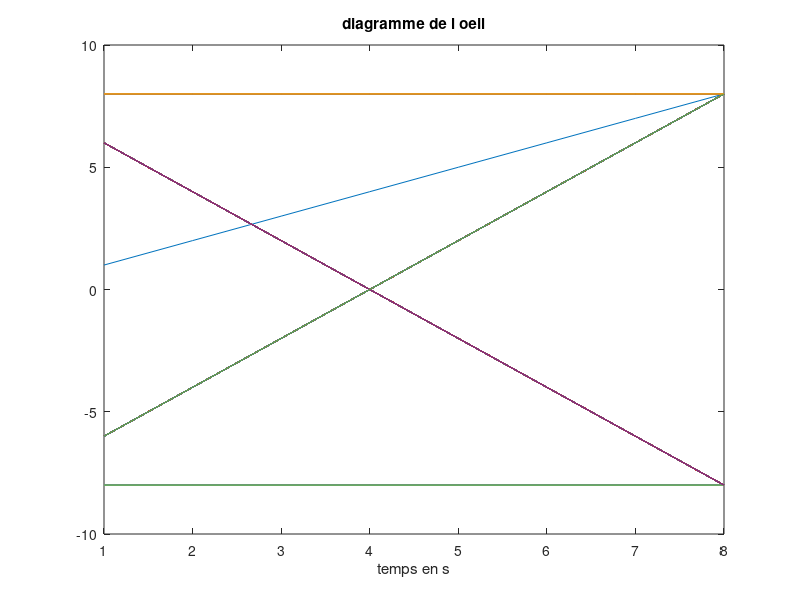
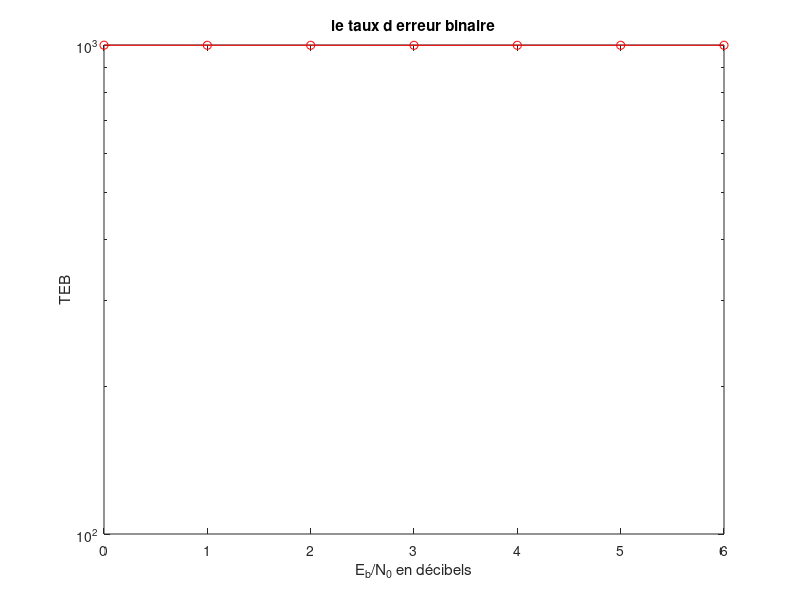
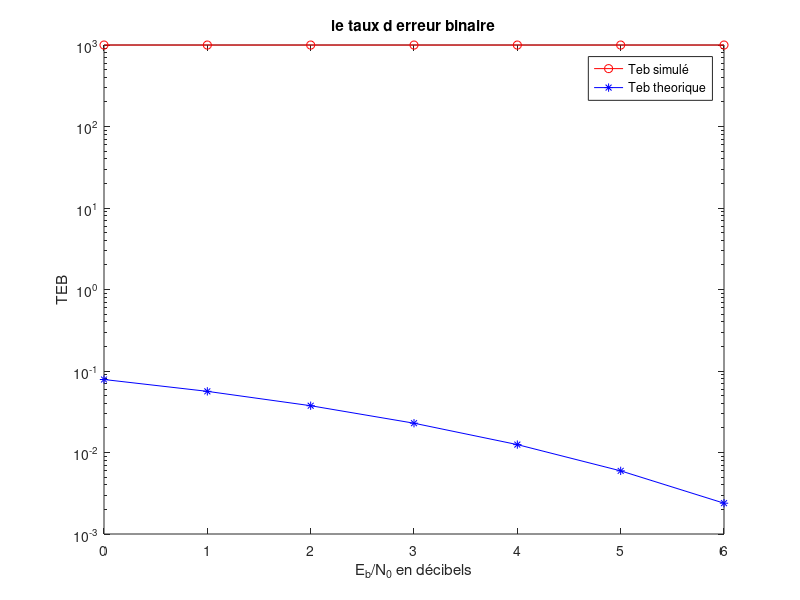

Reproduce these figures in MATLAB, in order.
% Nom / Prénom : Foucher de Brandois Félix
% Nom / Prénom : Alioui Ilyasse
% Groupe : 1SN-E

clear all ; close all;

% Constantes
n_bits = 2000; % Nombre de bits
bits = randi([0 1], n_bits, 1); % Bits à transmettre

Fe = 24000; % Fréquence d'échantillonnage
Te = 1/Fe; % Période d'échantillonnage
Rb = 3000; % Débits de la transmission
Tb = 1/Rb; % Période par bits
Ts=Tb;
Ns=Fe*Ts;
h=ones(1,Ns);
hr=h;
% 1. Sans bruit
 
    % Mapping
An = (2*bits - 1)';
Signal_1 = kron(An, [1, zeros(1, Ns-1)]);
    %filtre de mis en forme rectangulaire
signal_emis=filter(h,1,Signal_1);    
     % Filtre de réception
Signal_1_recu = filter(hr,1,signal_emis);  
      %Tracé de diagramme de l'oeil
oeil = reshape(Signal_1_recu,Ns,length(Signal_1_recu)/Ns);
figure;
plot(oeil);
title('diagramme de l oeil');
xlabel('temps en s');

%echantillonnage du signal  T=Ts
signal_echantillonne=Signal_1_recu(Ns:Ns:end);  
%Detecteur de seuil
symboles_decides=sign(signal_echantillonne);
bits_decides=(symboles_decides+1)/2;
TEB=length(find(bits_decides~=bits))/length(bits);

% 2. Avec bruit
%rapport signal  bruit par bit à l'entrée du récepteur en décibels
Eb_N0_db=10;  
%rapport linéaire signal  bruit par bit à l'entrée du récepteur
Eb_N0=10^(Eb_N0_db/10);
%Puissance du signal modulé =E([x|.^2)
Px=mean(abs(signal_emis).^2); 
%Puissance du signal reçu
Pr=Px;  
%la puissance du bruit en sortie du filtre de réception
sigma_n_carre=(Pr*Ns)/(2*Eb_N0);
%génération du signal bruit AWGN
bruit=sqrt(sigma_n_carre)*randn(1,length(signal_emis));
%signal généré avec bruit
signal_emis_1=signal_emis+bruit;
%signal reçu à la sortie du filtre de réception
signal_recu_1=filter(hr,1,signal_emis_1);

%tableau contenant les différentes valeures de TEB estimées
Tableau_TEB=zeros(1,7);
%tableau contenant les différentes valeures de TEB en fonction de Eb_N0_db
Tab_Eb = [0,1,2,3,4,5,6];
%valeurs de Eb_N0_db en décibels
for Eb_N0_db=0:6
    %valeur linéaire de Eb_N0
    Eb_N0_lineaire=10^(Eb_N0_db/10); 
    %Puissance du signal modulé =E([x|.^2)
    Px_0=mean(abs(signal_emis).^2);    
    Pr_0=Px_0; 
    %la puissance du bruit en sortie du filtre de réception
    sigma_n_carre_0=(Pr_0*Ns)/(2*Eb_N0_lineaire);
    %Génération du bruit 
    bruit=sqrt(sigma_n_carre_0)*randn(1,length(signal_emis));
    %signal généré avec bruit
    signal_bruite=signal_emis+bruit;
    %signal reçu à la sortie du filtre de réception
    signal_recu_2=filter(hr,1,signal_bruite);
    %Echantillonnage en N_s
    signal_echantillonne=signal_recu_2(Ns:Ns:end);   
    %Détecteur de seuil
    symboles_decides=sign(signal_echantillonne);
    bits_decides=(symboles_decides+1)/2;
    TEB_bruit=length(find(bits_decides~=bits));
    Tableau_TEB(1,Eb_N0_db+1)=TEB_bruit/length(bits);
end
figure;
semilogy(Tab_Eb,Tableau_TEB,'r-o');
xlabel('E_b/N_0 en décibels');
ylabel('TEB');
title('le taux d erreur binaire');

%tableau contenant les différentes valeures de TEB théoriques
Teb_theorique = qfunc(sqrt(2*(10.^(Tab_Eb/10)))); 
%tracé le taux d'erreur binaire obtenu en fonction du rapport signal du bruit par bit à l'entrée du récepteur (Eb/N0) en d�cibels.
figure;
semilogy(Tab_Eb,Tableau_TEB,'r-o');
hold on;
semilogy(Tab_Eb,Teb_theorique,'b-*');
hold off;
legend('Teb simulé','Teb theorique');
xlabel('E_b/N_0 en décibels');
ylabel('TEB');
title('le taux d erreur binaire');

